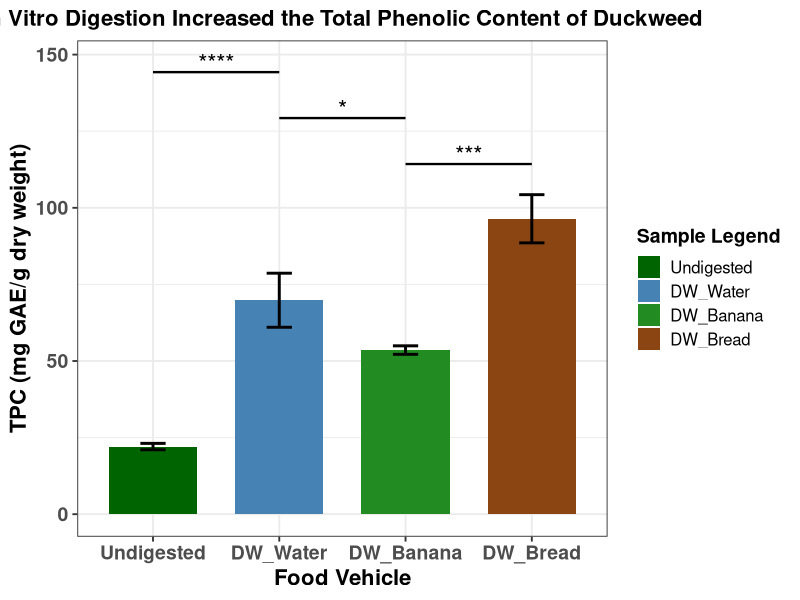

Reproduce this figure in R.
library(dplyr)
library(ggplot2)
library(multcompView)

# -----------------------------
# Raw data
# -----------------------------
TPC <- c(
  22.1, 21.0, 23.1,        # Undigested
  80.0, 65.4, 64.1,        # DW-Water
  52.4, 55.1, 53.2,        # DW-Banana
  105.13, 89.83, 94.30     # DW-Bread
)

group <- factor(rep(c("Undigested", "DW_Water", "DW_Banana", "DW_Bread"), each = 3))
df <- data.frame(TPC, group)

# -----------------------------
# ANOVA + Tukey
# -----------------------------
anova_result <- aov(TPC ~ group, data = df)
tukey <- TukeyHSD(anova_result)

# Extract p-values
pvals <- tukey$group[, "p adj"]
names(pvals) <- rownames(tukey$group)

# -----------------------------
# Summary table (means + SD)
# -----------------------------
df_summary <- df %>%
  group_by(group) %>%
  summarise(
    Mean = mean(TPC),
    SD   = sd(TPC),
    .groups = "drop"
  )

df_summary$Sample <- factor(df_summary$group,
                            levels = c("Undigested", "DW_Water", "DW_Banana", "DW_Bread"))

# -----------------------------
# Function: convert p-value → asterisks
# -----------------------------
p_to_star <- function(p) {
  if (p < 0.0001) return("****")
  if (p < 0.001)  return("***")
  if (p < 0.01)   return("**")
  if (p < 0.05)   return("*")
  return("ns")
}

# -----------------------------
# Build automatic bracket table
# -----------------------------
comparisons <- data.frame(
  comp = names(pvals),
  p = pvals,
  stars = sapply(pvals, p_to_star)
)

# Split "A-B" into two groups
comparisons <- comparisons %>%
  mutate(
    g1 = sub("-.*", "", comp),
    g2 = sub(".*-", "", comp)
  )

# -----------------------------
# REMOVE ONLY:
# Undigested – DW_Banana
# Undigested – DW_Bread
# DW_Water – DW_Bread

remove_comps <- c(
  "Undigested-DW_Banana",
  "DW_Banana-Undigested",
  "DW_Water-DW_Bread",
  "DW_Bread-DW_Water",
  "Undigested-DW_Bread"
)

comparisons <- comparisons %>%
  filter(!(comp %in% remove_comps))

# -----------------------------
# Assign bracket height automatically
# -----------------------------
max_y <- max(df_summary$Mean + df_summary$SD)
comparisons$y <- seq(max_y + 10, max_y + 10 + 15*(nrow(comparisons)-1), by = 15)

# -----------------------------
# ggplot
# -----------------------------
p <- ggplot(df_summary, aes(x = Sample, y = Mean, fill = Sample)) +
  geom_col(width = 0.7) +
  geom_errorbar(aes(ymin = Mean - SD, ymax = Mean + SD),
                width = 0.2, linewidth = 1) +
  
  scale_fill_manual(
    values = c("Undigested" = "darkgreen",
               "DW_Water"   = "steelblue",
               "DW_Banana"  = "forestgreen",
               "DW_Bread"   = "saddlebrown"),
    name = "Sample Legend"
  ) +
  
  theme_bw(base_size = 14) +
  theme(
    legend.position = "right",
    legend.title = element_text(size = 14, face = "bold"),
    legend.text  = element_text(size = 12),
    plot.title = element_text(size = 16, face = "bold", hjust = 0.5),
    axis.text.x = element_text(size = 14, face = "bold"),
    axis.text.y = element_text(size = 14, face = "bold"),
    axis.title.x = element_text(size = 16, face = "bold"),
    axis.title.y = element_text(size = 16, face = "bold")
  ) +
  labs(
    title = "In Vitro Digestion Increased the Total Phenolic Content of Duckweed",
    x = "Food Vehicle",
    y = "TPC (mg GAE/g dry weight)"
  )

# -----------------------------
# Add automatic brackets + asterisks
# -----------------------------
for (i in 1:nrow(comparisons)) {
  g1 <- comparisons$g1[i]
  g2 <- comparisons$g2[i]
  y  <- comparisons$y[i]
  stars <- comparisons$stars[i]
  
  x1 <- which(levels(df_summary$Sample) == g1)
  x2 <- which(levels(df_summary$Sample) == g2)
  
  p <- p +
    annotate("segment", x = x1, xend = x2, y = y, yend = y, linewidth = 0.8) +
    annotate("text", x = (x1 + x2)/2, y = y + 3, label = stars, size = 6)
}

print(p)

# -----------------------------
# Console output
# -----------------------------
cat("\n=== DESCRIPTIVE STATS ===\n")
print(df_summary)

cat("\n=== ANOVA SUMMARY ===\n")
print(summary(anova_result))

cat("\n=== TUKEY POST-HOC ===\n")
print(tukey)

cat("\n=== SIGNIFICANCE STARS USED IN PLOT ===\n")
print(comparisons[, c("comp", "p", "stars")])
